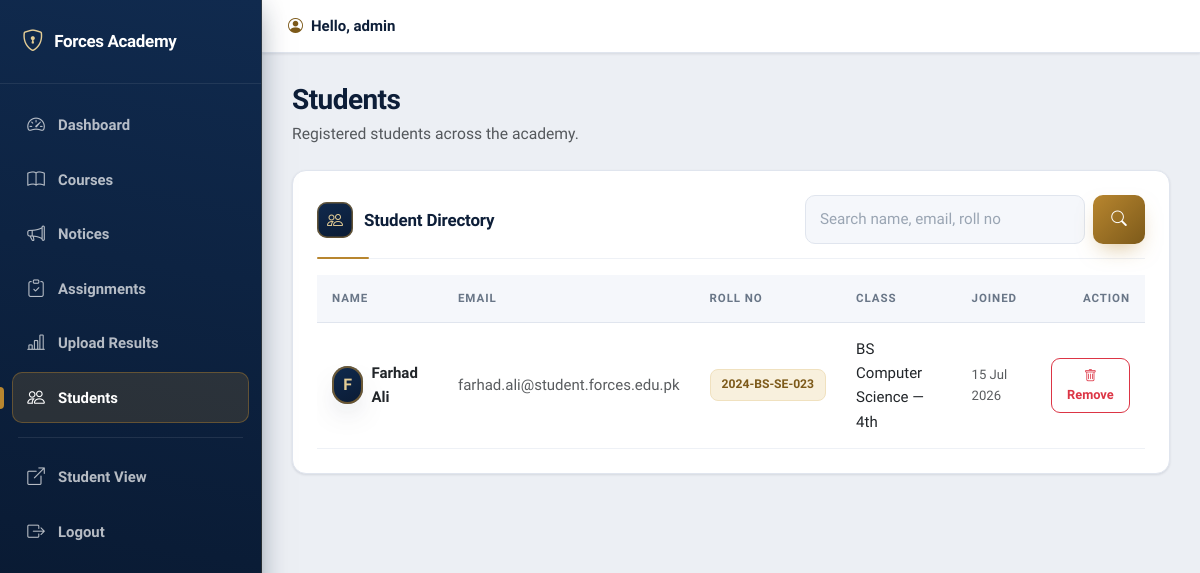
Page /admin_students.php (signed in) on the earlier database version.
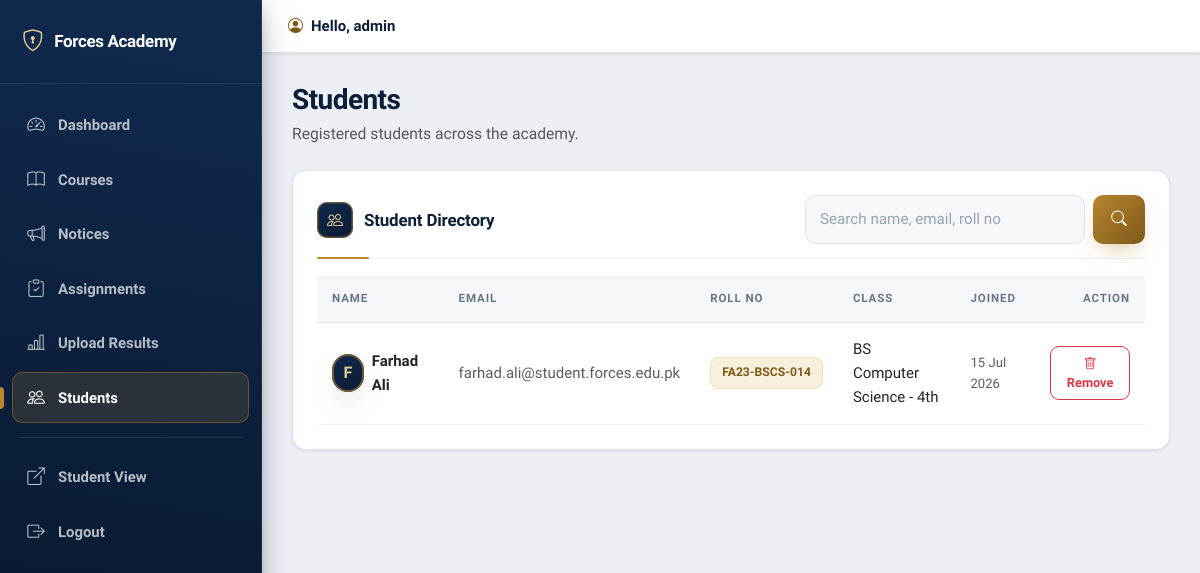
Same page on the later database version.
### tables this page shows
CREATE TABLE IF NOT EXISTS students (
    id           INT(11) PRIMARY KEY AUTO_INCREMENT,
    full_name    VARCHAR(100) NOT NULL,
    email        VARCHAR(100) UNIQUE NOT NULL,
    password     VARCHAR(255) NOT NULL,
    roll_number  VARCHAR(20)  UNIQUE NOT NULL,
    class        VARCHAR(50)  NOT NULL,
    created_at   TIMESTAMP DEFAULT CURRENT_TIMESTAMP
);

### config/auth.php (called while the page is built, shortened)
<?php
function e($value)
{
    return htmlspecialchars((string)$value, ENT_QUOTES, 'UTF-8');
}

### admin_students.php (the view, shortened to what this page needs)
<?php
require_once 'config/auth.php';
$q = trim($_GET['q'] ?? '');
if ($q !== '') {
    $like = '%' . $q . '%';
    $stmt = mysqli_prepare($conn, "SELECT id, full_name, email, roll_number, class, created_at FROM students WHERE full_name LIKE ? OR email LIKE ? OR roll_number LIKE ? ORDER BY created_at DESC");
    mysqli_stmt_bind_param($stmt, 'sss', $like, $like, $like);
    mysqli_stmt_execute($stmt);
    $students = mysqli_stmt_get_result($stmt);
} else {
    $students = mysqli_query($conn, "SELECT id, full_name, email, roll_number, class, created_at FROM students ORDER BY created_at DESC");
}
require 'admin_partials/header.php';
?>
<div class="card p-4">
  <div class="section-header mb-3">
    <h5 class="section-title mb-0"><i class="bi bi-people"></i> Student Directory</h5>
    <form method="GET" class="d-flex gap-2" style="max-width:340px;width:100%;">
      <input class="form-control form-control-solid" type="text" name="q" value="<?php echo e($q); ?>" placeholder="Search name, email, roll no">
      <button class="btn btn-auth-primary" type="submit"><i class="bi bi-search"></i></button>
    </form>
  </div>
  <div class="table-responsive">
    <table class="table align-middle table-modern mb-0">
      <thead>
        <tr><th>Name</th><th>Email</th><th>Roll No</th><th>Class</th><th>Joined</th><th class="text-end">Action</th></tr>
      </thead>
      <tbody>
      <?php if (mysqli_num_rows($students) > 0): ?>
        <?php while ($s = mysqli_fetch_assoc($students)): ?>
          <tr>
            <td>
              <div class="d-flex align-items-center gap-2">
                <span class="profile-avatar" style="width:38px;height:38px;font-size:1rem;"><?php echo strtoupper(substr($s['full_name'], 0, 1)); ?></span>
                <span class="fw-semibold"><?php echo e($s['full_name']); ?></span>
              </div>
            </td>
            <td class="text-muted"><?php echo e($s['email']); ?></td>
            <td><span class="badge-soft"><?php echo e($s['roll_number']); ?></span></td>
            <td><?php echo e($s['class']); ?></td>
            <td class="text-muted small"><?php echo date('d M Y', strtotime($s['created_at'])); ?></td>
            <td class="text-end">
              <a class="btn btn-sm btn-outline-danger btn-icon-danger" href="admin_students.php?delete=<?php echo (int) $s['id']; ?>" onclick="return confirm('Remove this student account?');"><i class="bi bi-trash"></i> Remove</a>
            </td>
          </tr>
        <?php endwhile; ?>
      <?php else: ?>
        <tr><td colspan="6" class="text-center text-muted py-4"><?php echo $q !== '' ? 'No students match your search.' : 'No students have registered yet.'; ?></td></tr>
      <?php endif; ?>
      </tbody>
    </table>
  </div>
</div>
<?php require 'admin_partials/footer.php'; ?>

Differences in the rows shown:
changed students "Farhad Ali": roll_number "2024-BS-SE-023" → "FA23-BSCS-014"; class "BS Computer Science — 4th" → "BS Computer Science - 4th"
